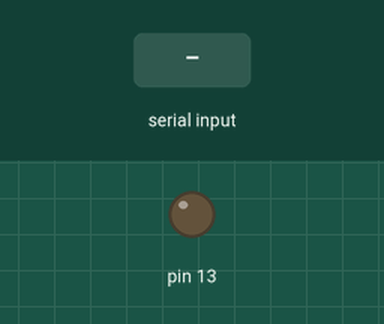
A sketch run on a simulated Arduino Uno, built with avr-gcc and run on an emulated ATmega328P. Parts: output pins drawn as LEDs (lit = HIGH). Dashed ring = blinking. Inputs (shaded band) come from the test bench.

Above: at 1.2 s.
1.3 s: "2" received over Serial
At 1.55 s:
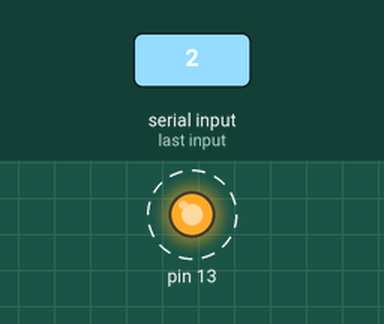
4.3 s: "1" received over Serial
At 5.86 s:
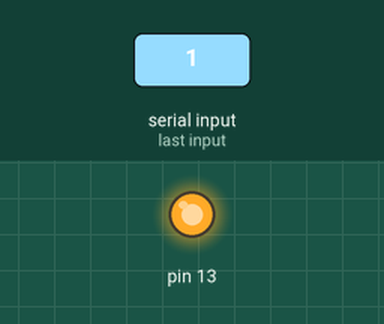
Timing chart, 0 to 13.3 s (numbered marks = the images above; inputs shaded):
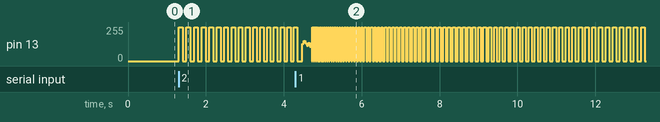

Measured:
- after the input at 1.3 s, pin 13: alternates 255/255 for 0.09 s and 0/255 for 0.09 s, starting at once

The sketch:

medlenno_morgaetttt.ino
```cpp
int x=0;
void setup() {
  // put your setup code here, to run once:
pinMode(13,OUTPUT);
Serial.begin(9600);
}

void loop() {
  // put your main code here, to run repeatedly:
  if(Serial.read() == '2'){
for(x=100;x>10;x--){
digitalWrite(13,HIGH);
delay(x);
digitalWrite(13,LOW);
delay(x);
  if(Serial.read() == '1'){
for(x=0;x<100;x++){
digitalWrite(13,HIGH);
delay(x);
digitalWrite(13,LOW);
delay(x);
  if(Serial.read() == '2'){
for(x=100;x>10;x--){
digitalWrite(13,HIGH);
delay(x);
digitalWrite(13,LOW);
delay(x);
}
}
}
}
}
}
}
```
